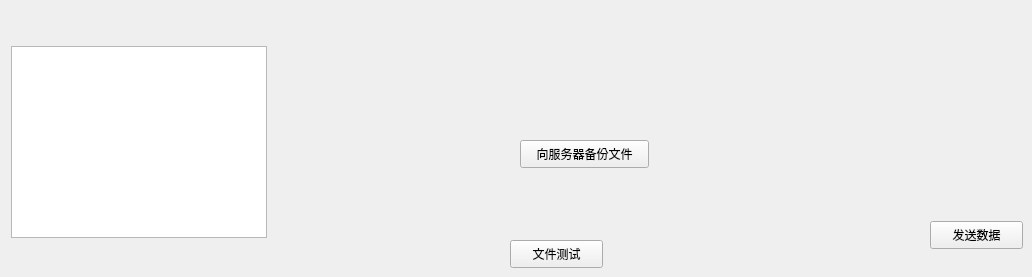
        <widget class="QWidget" name="tab_5">
         <attribute name="title">
          <string>网络连接及备份</string>
         </attribute>
         <widget class="QPushButton" name="pushButton_28">
          <property name="geometry">
           <rect>
            <x>930</x>
            <y>221</y>
            <width>93</width>
            <height>28</height>
           </rect>
          </property>
          <property name="text">
           <string>发送数据</string>
          </property>
         </widget>
         <widget class="QTextEdit" name="textEdit">
          <property name="geometry">
           <rect>
            <x>11</x>
            <y>46</y>
            <width>256</width>
            <height>192</height>
           </rect>
          </property>
          <property name="readOnly">
           <bool>false</bool>
          </property>
         </widget>
         <widget class="QPushButton" name="sendfile">
          <property name="geometry">
           <rect>
            <x>520</x>
            <y>140</y>
            <width>129</width>
            <height>28</height>
           </rect>
          </property>
          <property name="text">
           <string>向服务器备份文件</string>
          </property>
         </widget>
         <widget class="QPushButton" name="pushButton_29">
          <property name="geometry">
           <rect>
            <x>510</x>
            <y>240</y>
            <width>93</width>
            <height>28</height>
           </rect>
          </property>
          <property name="text">
           <string>文件测试</string>
          </property>
         </widget>
        </widget>
